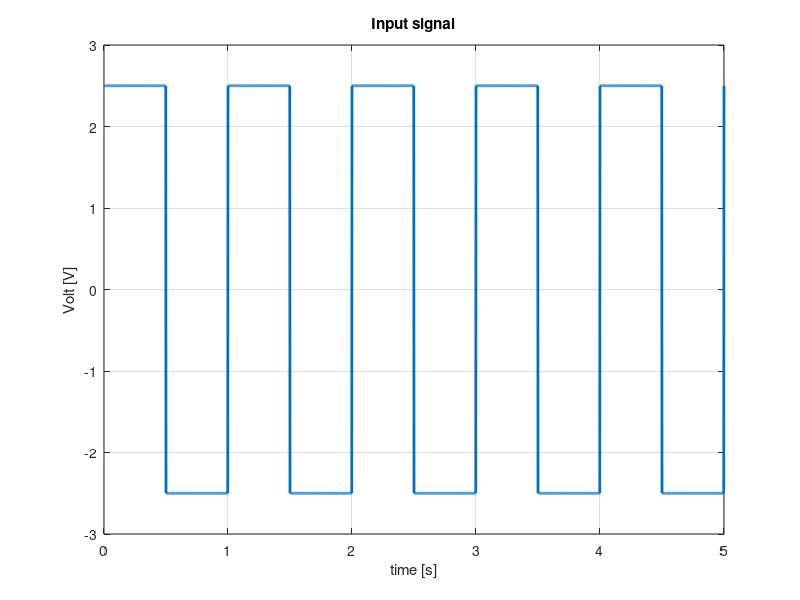
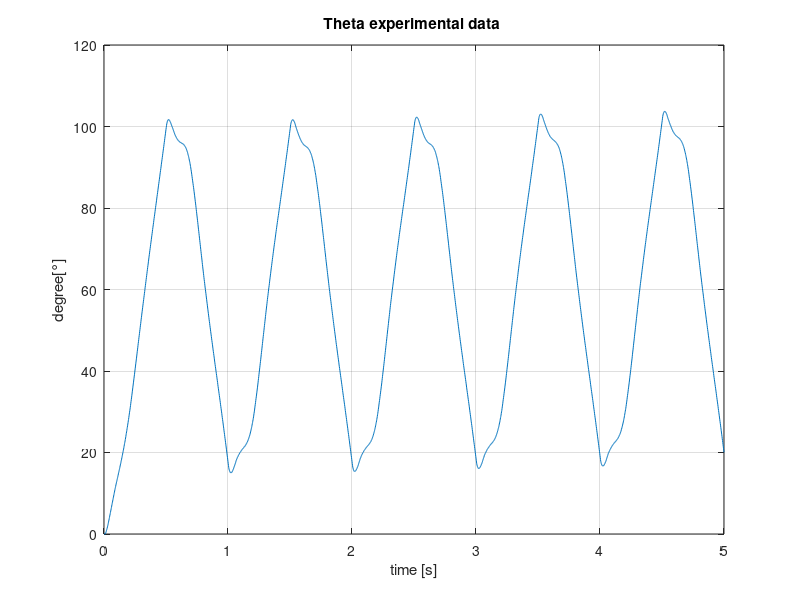
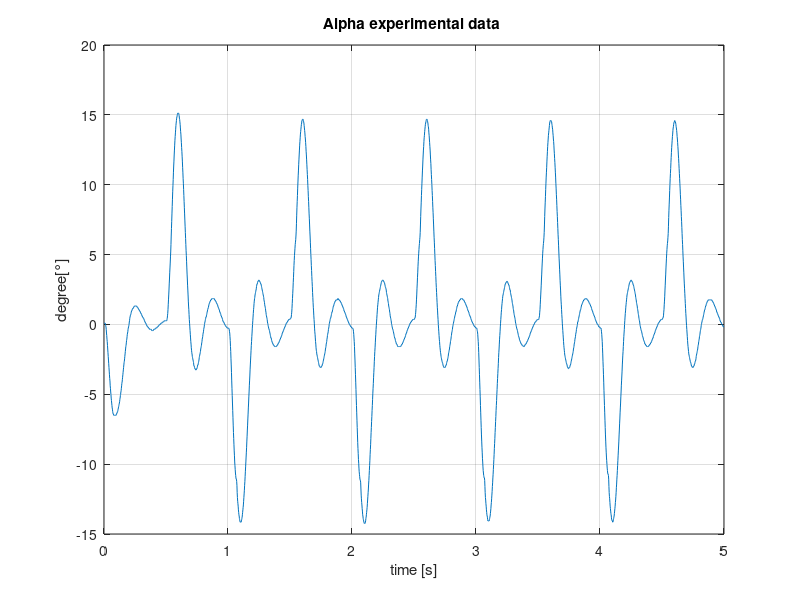

Reproduce these figures in MATLAB, in order. (Note: this script raises an error after producing the figures.)
clear all
close all
clc
%% Model parameters
%Now we suppose to know Jl, Ks, and Bl
Jl       =  3.28e-3;     % Link inertia
Bl=0.0019;
Ks=1.3626;
Kg=70;
% Beq      =       th(4,1);     
% Jeq       =       th(5,1);     
% eta_m      =     th(6,1);   % DC machine efficiency  
% eta_g      =     th(7,1);    % gear box efficiency 
% Kc      =       th(8,1);     % DC machine constants
% Kv      =       th(9,1);    % 
% Rm      =       th(10,1);    % DC machine resistance
th=[Jl;Ks;Bl;Kg];
%% Load data
% %load 2.5Volt_1Hertz_try02.mat
% load 5.0Volt_1Hertz_try01.mat
% % load 0-2Hz_sweep_1V.mat
% load 1VPulse_1Sec.mat
% %The sampling time used for measuring was 0.002
% downsampling 	=   1;                                                     % Reduce sampling frequency for higher simulation speed with FFD
% Ts             	=   downsampling*0.002;   
% Tin=1;
% 
% % Square wave 5V
% uin             =   data_01_Mar_2024_12_31_23(2,1:downsampling:end).*-1; %-1 factor HERE, it should be wrong   
% ymeas          	=   [data_01_Mar_2024_12_31_23(3,1:downsampling:end).*2*pi/4096';   % the factor 360/4096 is needed to go form the encoder measure into radiants(or degree?)     
%                  	 data_01_Mar_2024_12_31_23(4,1:downsampling:end).*-1*2*pi/4096'];   %-1 factor here to flap alpha measures
% 
% %1V PULSE
% Tin=500;
% Tend=8000;
% uin             =   data_12_Mar_2024_15_36_23(2,1:downsampling:Tend).*-1;    
% ymeas          	=   [data_12_Mar_2024_15_36_23(3,1:downsampling:Tend).*2*pi/4096';   % the factor 360/4096 is needed to go form the encoder measure into radiants(or degree?)     
%                    	 data_12_Mar_2024_15_36_23(4,1:downsampling:Tend).*-2*pi/4096'];
% 
% z0=[ymeas(1,Tin);0;ymeas(2,Tin);0];
% 
% %1V PULSE
% Tin=500;
% Tend=8000;
% uin             =   data_12_Mar_2024_15_36_23(2,1:downsampling:Tend).*-1;    
% ymeas          	=   [data_12_Mar_2024_15_36_23(3,1:downsampling:Tend).*2*pi/4096';   % the factor 360/4096 is needed to go form the encoder measure into radiants(or degree?)     
%                    	 data_12_Mar_2024_15_36_23(4,1:downsampling:Tend).*-2*pi/4096'];
% 
% z0=[ymeas(1,Tin);0;ymeas(2,Tin);0];

%% NEW DATA
%Square wave 2V 5rad/s
downsampling 	=   1;                                                     % Reduce sampling frequency for higher simulation speed with FFD
Ts             	=   downsampling*0.002;   
Tin=1;
%data=load('2V5rads.mat') ;
data=load('2.5Volt_1Hertz_try02.mat');
data_names =  fieldnames(data);
uin             =   data.(data_names{1})(2,1:downsampling:end).*-1;    
ymeas          	=   [data.(data_names{1})(3,1:downsampling:end).*2*pi/4096';      
                   	 data.(data_names{1})(4,1:downsampling:end).*-1*2*pi/4096'];
figure,plot(data.(data_names{1})(1,1:downsampling:end),uin(1,:),'LineWidth',2),xlabel('time [s]'),ylabel('Volt [V]'),title('Input signal'),grid
figure,plot(data.(data_names{1})(1,1:downsampling:end),ymeas(1,:).*180/pi),xlabel('time [s]'),ylabel('degree[°]'),title('Theta experimental data '),grid
figure,plot(data.(data_names{1})(1,1:downsampling:end),ymeas(2,:).*180/pi),xlabel('time [s]'),ylabel('degree[°]'),title('Alpha experimental data '),grid


% [pks{i},locs{i}] = findpeaks(theta{i}); %locs vettore indice in cui ci sono picchi 
% [alpha_pks{i},alpha_locs{i}] = findpeaks(alpha{i});
% [v_pks{i},v_locs{i}] = findpeaks(v{i});
% n_pks=5;
% trans=locs{i}(n_pks)-round((locs{i}(n_pks)-locs{i}(n_pks-1))/4);
% mean_f=mean(theta{i}(1,locs{i}(n_pks-2):locs{i}(n_pks)));
% % ANTI-CAUSAL HIGHPASS BUTTERWORTH FILTER
% fpass=(freqs(i)-2.5)/(2*pi);
% [z,p,k] = butter(10,fpass*0.004,"high"); %high-pass filter
% sos = zp2sos(z,p,k);
% theta_f{i}=filtfilt(sos,1.02,theta{i});
% [pks_f{i},locs_f{i}]=findpeaks(theta_f{i},'MinPeakProminence',0.01); %picchi filtrati
% theta_f{i}=[theta{i}(1,1:(trans-1)),theta_f{i}(1,trans:end)+mean_f];

z0=[ymeas(1,Tin);0;ymeas(2,Tin);0];

%% Select weight matrix for cost function and scaling factors
Q               =  1*eye(2);
Q(2,2)=10;
%Q(1,1)=100;
scaling         =   ones(7,1);
%scaling =[1e2;1e3;1e1;1e1;1e3;1e3;1e-1;1];
%% Initialize parameter estimate
x0             	=   [0.015;2.08e-3;0.69;0.9;7.68e-3;7.68e-3;2.6].*scaling;                      % intial values of the optimization variables will be the ones of the data sheet
%x0 = zeros(10,1);
%% Constraints
% we have 10 parameters to estimate
% Maybe Kg (gear ratio can be assumed to be known)
C       =       [ 1 zeros(1,6);                              %Beq>0                           
                  0  1 zeros(1,5);                          % Jeq
                  0  -1 zeros(1,5);                         %Jeq
                   zeros(1,2) 1 zeros(1,4);                   %eta_m
                   zeros(1,2) -1 zeros(1,4);
                   zeros(1,3) 1 zeros(1,3);                    %eta_g
                   zeros(1,3) -1 zeros(1,3);
                   zeros(1,4) 1 zeros(1,2);                    %Kc
                   zeros(1,4) -1 zeros(1,2);
                   zeros(1,5) 1 zeros(1,1);                    %Kv
                   zeros(1,5) -1 zeros(1,1);
                   zeros(1,6) 1;                              %Rm
                   zeros(1,6) -1; 
                    ];
d       =       [0; 2.087e-3-2.087e-3*10/100; -2.087e-3-2.087e-3*10/100;0.69-0.69*5/100; -0.69-0.69*5/100; 0.9-0.9/100 ; -0.9-0.9/100 ; 7.68e-3-7.68e-3*12/100 ; -7.68e-3-7.68e-3*12/100 ; 7.68e-3-7.68e-3*12/100 ; -7.68e-3-7.68e-3*12/100 ; 2.6-2.6*12/100;-2.6-12*10/100 ];


%% Gauss-Newton
% Initialize solver options
myoptions               =   myoptimset;
myoptions.Hessmethod  	=	'GN'; 
myoptions.GN_funF       =	@(x)RFJ_sim_err(x,z0,uin,ymeas,th,Ts,Q,scaling); 
myoptions.gradmethod  	=	'CD';
myoptions.graddx        =	2^-17;
myoptions.tolgrad    	=	1e-12;
myoptions.GN_sigma      =	0;
myoptions.ls_nitermax   =	1e3;
myoptions.nitermax      =	1000;
myoptions.tolfun        =   1e-18;
myoptions.ls_beta    	=	0.9;    
%myoptions.ls_c          =	1;
outputfun   =   myoptions.outputfcn;
%% Run solver
%[xstar,fxstar,niter,exitflag,xsequence] = myfmincon(@(x)RFJ_sim_cost(x,z0,uin,ymeas,th,Ts,Q,scaling),x0,[],[],C,d,0,0,myoptions);
%% Code generation
codegen RFJ_sim_cost -args {x0,z0,uin,ymeas,th,Ts,Q,scaling}
 [xstar,fxstar,niter,exitflag,xsequence] = myfmincon(@(x)RFJ_sim_cost_mex(x,z0,uin,ymeas,th,Ts,Q,scaling),x0,[],[],C,d,0,0,myoptions);
%% PULSE IDENTIFICATION
% [xstar./scaling]
% [~,ysim]               	=   RFJ_sim_cost(xstar,z0,uin,ymeas,th,Ts,Q,scaling);
% figure,plot(data_12_Mar_2024_15_36_23(1,1:downsampling:Tend),ymeas(1,:),data_12_Mar_2024_15_36_23(1,1:downsampling:Tend),ysim(1,:)),legend('measure','ID model'),title('theta')
% figure,plot(data_12_Mar_2024_15_36_23(1,1:downsampling:Tend),ymeas(2,:),data_12_Mar_2024_15_36_23(1,1:downsampling:Tend),ysim(2,:)),legend('measure','ID model'),title('alpha')

%% SQUARE WAVE 5V 1hertz identification
[xstar./scaling]
[~,ysim]               	=   RFJ_sim_cost(xstar,z0,uin,ymeas,th,Ts,Q,scaling);
figure,plot(data.(data_names{1})(1,1:downsampling:end),ymeas(1,:).*180/pi,data.(data_names{1})(1,1:downsampling:end),ysim(1,:).*180/pi),legend('Measured theta','Modeled theta' ),title('theta'),xlabel('time [s]'),ylabel('degree[°]'),title('Modeled theta vs Measured theta'),grid
figure,plot(data.(data_names{1})(1,1:downsampling:end),ymeas(2,:).*180/pi,data.(data_names{1})(1,1:downsampling:end),ysim(2,:).*180/pi),legend('Measured alpha','Modeled alpha'),title('alpha'),xlabel('time [s]'),ylabel('degree[°]'),title('Modeled alpha vs Measured alpha'),grid

%% VALIDATION PULSE'Measured alpha',
% data=load('1VPulse_1Sec.mat'); %peggiore
 data=load('2.5VPulse_0.5sec.mat'); %meglio
%data=load('5V1s.mat'); %forse meglio meglio
downsampling=1;
data_names =  fieldnames(data);
uin             =   data.(data_names{1})(2,1:downsampling:end).*-1;    
ymeas          	=   [data.(data_names{1})(3,1:downsampling:end).*2*pi/4096';      
                   	 data.(data_names{1})(4,1:downsampling:end).*-1*2*pi/4096'];
figure,plot(data.(data_names{1})(1,1:downsampling:end-1),uin(1,1:end-1),'LineWidth',3),xlabel('time [s]'),ylabel('volt [V]'),title('Input signal')
figure,plot(data.(data_names{1})(1,1:downsampling:end),ymeas(1,:).*180/pi),xlabel('time [s]'),ylabel('degree [°]'),title('Validation data theta')
figure,plot(data.(data_names{1})(1,1:downsampling:end),ymeas(2,:).*180/pi),xlabel('time [s]'),ylabel('degree [°]'),title('Validation data alpha')
z0=[ymeas(1,1);0;ymeas(2,1);0];
%th=[Jl;Ks;Bl;Kg;xstar./scaling];
%ultimi parametri trovati
th=[Jl;Ks;Bl;Kg;Beq;Jeq;eta_g;eta_m;Kc;Kv;Rm];
Jl       =  3.28e-3;     % Link inertia
Bl=0.0019;
Ks=1.3626;
Kg=70;
Beq=0.0041;
Jeq=   0.0023;
eta_g=  0.6916;
eta_m=0.9003;
Kc=0.0085;
Kv=0.0079;
Rm=2.9077;

N_FFD               =       size(ymeas,2);      % number of samples
zhat            =       zeros(4,N_FFD);     
zhat(:,1)       =       z0;

for ind=2:N_FFD
    zdot               =   RFJ(0,zhat(:,ind-1),uin(1,ind-1),th);
    zhat(:,ind)    =   zhat(:,ind-1)+Ts*zdot;
end

figure,plot(data.(data_names{1})(1,1:downsampling:end),uin(1,:)),title('pulse validation')
figure,plot(data.(data_names{1})(1,1:downsampling:end),ymeas(1,:).*180/pi,data.(data_names{1})(1,1:downsampling:end),zhat(1,:).*180/pi),legend('Measured theta','Modeled theta'),xlabel('time [s]'),ylabel('degree[°]'),title('Modeled theta vs Measured theta')
figure,plot(data.(data_names{1})(1,1:downsampling:end),ymeas(2,:).*180/pi,data.(data_names{1})(1,1:downsampling:end),zhat(2,:).*180/pi),legend('Measured alpha','Modeled alpha'),xlabel('time [s]'),ylabel('degree[°]'),title('Modeled alpha vs Measured alpha')
% figure,plot(data_01_Mar_2024_12_26_39(1,1:downsampling:end),ymeas(1,:)-zhat(1,:)),title('theta error')
% figure,plot(data_01_Mar_2024_12_26_39(1,1:downsampling:end),ymeas(2,:)-zhat(2,:)),title('alpha error')

A=[0 0 1 0;
    0 0 0 1;
    0 Ks/Jeq -Beq/Jeq +Bl/Jeq;
    0 -Ks*(Jl+Jeq)/(Jl*Jeq) Beq/Jeq -Bl*(Jl+Jeq)/(Jl*Jeq)];
B=[0; 0 ; 1/Jeq; -1/Jeq];
A0=A;
B0=B;
B=eta_m*eta_g*Kc*Kg/Rm*B0;
A(3,3)=A0(3,3)-B0(3)*eta_m*eta_g*Kc*Kv*Kg^2/Rm;
A(4,3)=A0(4,3)-B0(4)*eta_m*eta_g*Kc*Kv*Kg^2/Rm;
C=[1 0 0 0;
    0 1 0 0];
D=zeros(2,1);
x0=zeros(1,4);
sys_id=ss(A,B,C,D); 
s=tf('s');
G=C*(s*eye(4)-A)^-1*B; 
Gs=minreal(G,1e-6);
Gtheta=Gs(1);
theta_sim=lsim(sys_id(1),uin,data.(data_names{1})(1,1:downsampling:end));
alpha_sim=lsim(sys_id(2),uin,data.(data_names{1})(1,1:downsampling:end));
figure,plot(data.(data_names{1})(1,1:downsampling:end),ymeas(1,:),data.(data_names{1})(1,1:downsampling:end),theta_sim),legend('Theta measure','theta simulation')
figure,plot(data.(data_names{1})(1,1:downsampling:end),ymeas(2,:),data.(data_names{1})(1,1:downsampling:end),alpha_sim),legend('Theta measure','alpha simulation')



%% VALIDATION Square wave 2V 5rad/s (problem with shift)
% data=load('1VPulse_1Sec.mat'); %peggiore
% data=load('2.5VPulse_0.5sec.mat'); %meglio
data=load('2V5rads.mat'); %forse meglio meglio
data_names =  fieldnames(data);
uin             =   data.(data_names{1})(2,1:downsampling:end).*-1;    
ymeas          	=   [data.(data_names{1})(3,1:downsampling:end).*2*pi/4096';      
                   	 data.(data_names{1})(4,1:downsampling:end).*-1*2*pi/4096'];
figure,plot(data.(data_names{1})(1,1:downsampling:end),uin(1,:))
figure,plot(data.(data_names{1})(1,1:downsampling:end),ymeas(1,:))
figure,plot(data.(data_names{1})(1,1:downsampling:end),ymeas(2,:))
z0=[ymeas(1,1);0;ymeas(2,1);0];
th=[Jl;Ks;Bl;Kg;xstar./scaling];
N_FFD               =       size(ymeas,2);      % number of samples
zhat            =       zeros(4,N_FFD);     
zhat(:,1)       =       z0;

for ind=2:N_FFD
    zdot               =   RFJ(0,zhat(:,ind-1),uin(1,ind-1),th);
    zhat(:,ind)    =   zhat(:,ind-1)+Ts*zdot;
end

figure,plot(data.(data_names{1})(1,1:downsampling:end),uin(1,:)),title('Square wave 2V 5rad/s validation')
figure,plot(data.(data_names{1})(1,1:downsampling:end),ymeas(1,:),data.(data_names{1})(1,1:downsampling:end),zhat(1,:)),legend('measure','ID model'),title('theta')
figure,plot(data.(data_names{1})(1,1:downsampling:end),ymeas(2,:),data.(data_names{1})(1,1:downsampling:end),zhat(2,:)),legend('measure','ID model'),title('alpha')




%% RESULTS SINE WAVE 
% [xstar./scaling]
% [~,ysim]               	=   RFJ_sim_cost(xstar,z0,uin,ymeas,th,Ts,Q,scaling);
% figure,plot(data_12_Mar_2024_15_56_32(1,Tin:downsampling:end),ymeas(1,:),data_12_Mar_2024_15_56_32(1,Tin:downsampling:end),ysim(1,:)),legend('measure','ID model'),title('theta')
% figure,plot(data_12_Mar_2024_15_56_32(1,Tin:downsampling:end),ymeas(2,:),data_12_Mar_2024_15_56_32(1,Tin:downsampling:end),ysim(2,:)),legend('measure','ID model'),title('alpha')



%% VALIDATION

% SINE WAVE
% load 2V_3Hz_sine.mat
% uin             =   data_12_Mar_2024_15_56_32(2,1:downsampling:end).*-1;    
% ymeas          	=   [data_12_Mar_2024_15_56_32(3,1:downsampling:end).*2*pi/4096';      
%                    	 data_12_Mar_2024_15_56_32(4,1:downsampling:end).*-1*2*pi/4096'];
% theta_mean=mean(ymeas(1,1:downsampling:end));
% alpha_mean=mean(ymeas(2,1:downsampling:end));
% ymeas=ymeas-[theta_mean; alpha_mean];
% order = 1;              % Filter order
% cutoffFreq = 1;       % Cutoff frequency in Hz
% samplingFreq = 500;    % Sampling frequency in Hz
% [b, a] = butter(order, cutoffFreq/(samplingFreq/2), 'high');
% ymeas(1,:)=filtfilt(b, a, ymeas(1,:));
% z0=[ymeas(1,1);0;ymeas(2,1);0];
% th=[Jl;Ks;Bl;Kg;xstar./scaling];

% N_FFD               =       size(ymeas,2);      % number of samples
% zhat            =       zeros(4,N_FFD);     
% zhat(:,1)       =       z0;
% 
% for ind=2:N_FFD
%     zdot               =   RFJ(0,zhat(:,ind-1),uin(1,ind-1),th);
%     zhat(:,ind)    =   zhat(:,ind-1)+Ts*zdot;
% end
% 
% theta_mean_hat=mean(zhat(1,1:downsampling:end));
% alpha_mean_hat=mean(zhat(2,1:downsampling:end));
% zhat(1:2,:) = zhat(1:2,:)-[theta_mean_hat; alpha_mean_hat];
% 
% figure,plot(data_12_Mar_2024_15_56_32(1,1:downsampling:end),uin(1,:)),title('sine wave validation')
% figure,plot(data_12_Mar_2024_15_56_32(1,1:downsampling:end),ymeas(1,:),data_12_Mar_2024_15_56_32(1,1:downsampling:end),zhat(1,:)),legend('measure','ID model'),title('theta')
% figure,plot(data_12_Mar_2024_15_56_32(1,1:downsampling:end),ymeas(2,:),data_12_Mar_2024_15_56_32(1,1:downsampling:end),zhat(2,:)),legend('measure','ID model'),title('alpha')
% figure,plot(data_12_Mar_2024_15_56_32(1,1:downsampling:end),ymeas(1,:)-zhat(1,:)),title('theta error')
% figure,plot(data_12_Mar_2024_15_56_32(1,1:downsampling:end),ymeas(2,:)-zhat(2,:)),title('alpha error')
% 

%% Validation square wave
% uin             =   data_01_Mar_2024_12_26_39(2,1:downsampling:end).*-1;    
% ymeas          	=   [data_01_Mar_2024_12_26_39(3,1:downsampling:end).*2*pi/4096';      
%                    	 data_01_Mar_2024_12_26_39(4,1:downsampling:end).*-1*2*pi/4096'];
% theta_mean=mean(ymeas(1,1:downsampling:end));
% alpha_mean=mean(ymeas(2,1:downsampling:end));
% ymeas=ymeas-[theta_mean; alpha_mean];
% z0=[ymeas(1,1);0;ymeas(2,1);0];
% th=[Jl;Ks;Bl;Kg;xstar./scaling];
% N_FFD               =       size(ymeas,2);      % number of samples
% zhat            =       zeros(4,N_FFD);     
% zhat(:,1)       =       z0;
% 
% for ind=2:N_FFD
%     zdot               =   RFJ(0,zhat(:,ind-1),uin(1,ind-1),th);
%     zhat(:,ind)    =   zhat(:,ind-1)+Ts*zdot;
% end
% 
% figure,plot(data_01_Mar_2024_12_26_39(1,1:downsampling:end),uin(1,:)),title('square wave validation')
% figure,plot(data_01_Mar_2024_12_26_39(1,1:downsampling:end),ymeas(1,:),data_01_Mar_2024_12_26_39(1,1:downsampling:end),zhat(1,:)),legend('measure','ID model'),title('theta')
% figure,plot(data_01_Mar_2024_12_26_39(1,1:downsampling:end),ymeas(2,:),data_01_Mar_2024_12_26_39(1,1:downsampling:end),zhat(2,:)),legend('measure','ID model'),title('alpha')
% figure,plot(data_01_Mar_2024_12_26_39(1,1:downsampling:end),ymeas(1,:)-zhat(1,:)),title('theta error')
% figure,plot(data_01_Mar_2024_12_26_39(1,1:downsampling:end),ymeas(2,:)-zhat(2,:)),title('alpha error')
% 
% 
% 


%% Validation sine sweep
% data= load('0-2Hz_sweep_1V.mat');
% 
% data_names =  fieldnames(data);
% 
% 
% 
% uin             =   data.(data_names{1})(2,1:downsampling:end).*-1;    
% ymeas          	=   [data.(data_names{1})(3,1:downsampling:end).*2*pi/4096';      
%                    	 data.(data_names{1})(4,1:downsampling:end).*-1*2*pi/4096'];
% theta_mean=mean(ymeas(1,1:downsampling:end));
% alpha_mean=mean(ymeas(2,1:downsampling:end));
% ymeas=ymeas-[theta_mean; alpha_mean];
% z0=[ymeas(1,1);0;ymeas(2,1);0];
% th=[Jl;Ks;Bl;Kg;xstar./scaling];
% N_FFD               =       size(ymeas,2);      % number of samples
% zhat            =       zeros(4,N_FFD);     
% zhat(:,1)       =       z0;
% 
% for ind=2:N_FFD
%     zdot               =   RFJ(0,zhat(:,ind-1),uin(1,ind-1),th);
%     zhat(:,ind)    =   zhat(:,ind-1)+Ts*zdot;
% end
% 
% theta_mean_hat=mean(zhat(1,1:downsampling:end));
% alpha_mean_hat=mean(zhat(2,1:downsampling:end));
% zhat(1:2,:) = zhat(1:2,:)-[theta_mean_hat; alpha_mean_hat];
% 
% figure,plot(data.(data_names{1})(1,1:downsampling:end),uin(1,:)),title('sine sweep validation')
% figure,plot(data.(data_names{1})(1,1:downsampling:end),ymeas(1,:),data.(data_names{1})(1,1:downsampling:end),zhat(1,:)),legend('measure','ID model'),title('theta')
% figure,plot(data.(data_names{1})(1,1:downsampling:end),ymeas(2,:),data.(data_names{1})(1,1:downsampling:end),zhat(2,:)),legend('measure','ID model'),title('alpha')
% figure,plot(data.(data_names{1})(1,1:downsampling:end),ymeas(1,:)-zhat(1,:)),title('theta error')
% figure,plot(data.(data_names{1})(1,1:downsampling:end),ymeas(2,:)-zhat(2,:)),title('alpha error')




